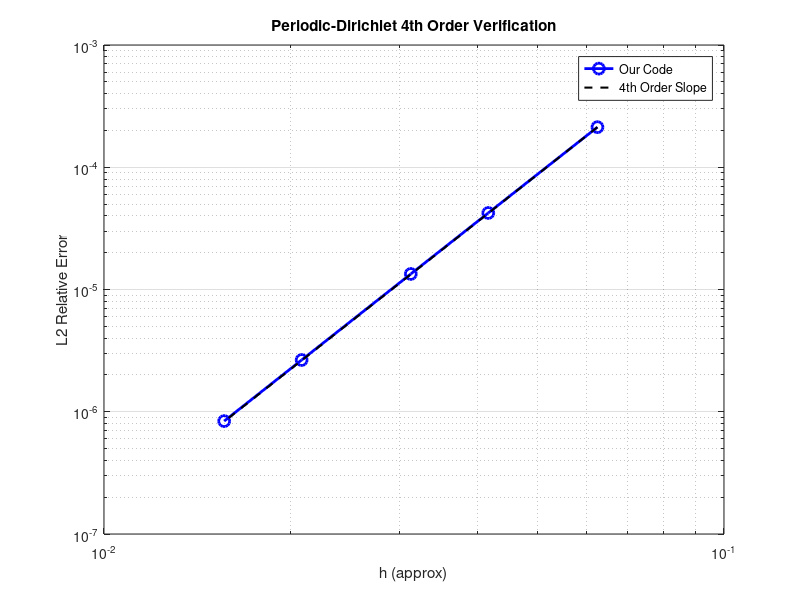

The MATLAB source for this figure:
function run_periodic_test()
%% 1D-like 2D Poisson Test (Final Fixed Version)
% 目的：消除角点干扰 + 修复网格步长定义的冲突
% 修正点：X方向 hx = L/N (周期); Y方向 hy = L/(N-1) (Dirichlet)

clear; clc; close all;

L = 1.0;
grid_sizes = [16, 24, 32, 48, 64]; 
errors = zeros(length(grid_sizes), 1);

fprintf('============================================================\n');
fprintf('Periodic-Dirichlet Poisson Verification (h_x != h_y)\n');
fprintf('============================================================\n');

for k = 1:length(grid_sizes)
    N = grid_sizes(k);
    
    % --- 关键修正：分离步长 ---
    hx = L / N;       % 周期性：N 个点不包含终点 L
    hy = L / (N - 1); % Dirichlet：N 个点包含终点 L
    
    % --- 1. 构建算子 ---
    I = speye(N);
    e = ones(N,1);
    
    % A. X方向：周期性 4 阶二阶导 (Dxx_Per)
    % 系数: [-1/12, 4/3, -5/2, 4/3, -1/12]
    d0 = (-5/2)*e; d1 = (4/3)*e; d2 = (-1/12)*e;
    Dxx_Per = spdiags([d2 d1 d0 d1 d2], -2:2, N, N);
    % 补角 (周期性 wrap-around)
    Dxx_Per(1, N-1:N) = [-1/12, 4/3]; Dxx_Per(2, N) = -1/12;
    Dxx_Per(N, 1:2) = [4/3, -1/12];   Dxx_Per(N-1, 1) = -1/12;
    
    Dxx_Per = Dxx_Per / hx^2; % <--- 使用 hx
    
    % B. Y方向：Dirichlet 4 阶二阶导 (Dyy_Dir)
    % 系数同上，但边界不同
    C2_D = spdiags([d2, d1, d0, d1, d2], -2:2, N, N);
    
    % Ghost Point 修正 (u0 = -u2) -> 适用于 sin(pi*y) 这种边界为0且反对称的函数
    % 系数: [16, -29, 16, -1, 0] / 12
    C2_D(2, 1:5) = [16, -29, 16, -1, 0] / 12; 
    C2_D(N-1, N-4:N) = fliplr(C2_D(2, 1:5));
    
    % 边界行置位 (稍后会被 apply_bc_lifting 覆盖，但保持矩阵结构完整)
    C2_D(1,:) = 0; C2_D(1,1) = 1; 
    C2_D(N,:) = 0; C2_D(N,N) = 1; 
    
    Dyy_Dir = C2_D / hy^2; % <--- 使用 hy
    
    % C. 组装 2D 拉普拉斯
    % X是Outer，Y是Inner
    % Lp = Dxx(X) + Dyy(Y)
    Lp = kron(Dxx_Per, I) + kron(I, Dyy_Dir);
    
    % --- 2. 构造真解 ---
    % X: 0 ~ L-hx (周期性，不含 L)
    % Y: 0 ~ L    (Dirichlet，含 L)
    x_1d = linspace(0, L-hx, N); 
    y_1d = linspace(0, L, N);   
    [X, Y] = meshgrid(x_1d, y_1d);
    
    % 真解: u = sin(2*pi*x) * sin(pi*y)
    u_ex = sin(2*pi*X) .* sin(pi*Y);
    
    % 源项 f = -Delta u = -(u_xx + u_yy)
    % u_xx = -4*pi^2 * u
    % u_yy = -pi^2 * u
    % f = -(-4pi^2 - pi^2)u = 5*pi^2 * u
    f_ex = 5 * pi^2 * u_ex;
    
    % --- 3. 边界处理 ---
    % Dirichlet 边界在 Y=0 (Row 1) 和 Y=L (Row N)
    idx_bot = 1:N:(N*N);
    idx_top = N:N:(N*N);
    idx_bd = [idx_bot, idx_top]';
    
    % 应用边界 (Lifting)
    u_bd_vals = u_ex(idx_bd); % 理论上全是 0
    
    A_sys = -Lp;
    b_rhs = f_ex(:);
    
    [A_BC, b_mod] = apply_bc_lifting(A_sys, b_rhs, idx_bd, u_bd_vals);
    
    % --- 4. 求解 ---
    u_sol = A_BC \ b_mod;
    
    % --- 5. 误差 ---
    err = norm(u_sol - u_ex(:)) / norm(u_ex(:));
    errors(k) = err;
    
    fprintf('Grid %dx%d: Error = %.4e\n', N, N, err);
end

% --- 绘图 ---
h_vals = L ./ grid_sizes; % 作图用的参考 h
figure('Color','w');
loglog(h_vals, errors, 'b-o', 'LineWidth', 2, 'MarkerSize', 8); hold on;
loglog(h_vals, errors(1)*(h_vals/h_vals(1)).^4, 'k--', 'LineWidth', 1.5, 'DisplayName', '4th Order Ref');
grid on; xlabel('h (approx)'); ylabel('L2 Relative Error'); 
title('Periodic-Dirichlet 4th Order Verification');
legend('Our Code', '4th Order Slope', 'Location', 'best');

grid_ratios = grid_sizes(2:end) ./ grid_sizes(1:end-1);
error_ratios = errors(1:end-1) ./ errors(2:end);
% Rate = log(Error_Ratio) / log(Grid_Ratio)
rates = log(error_ratios) ./ log(grid_ratios');

fprintf('\n--- Corrected Convergence Rates ---\n');
disp(rates);

end

function [A_mod, b_mod] = apply_bc_lifting(A, b, idx_bd, u_bd_vals)
    [n, ~] = size(A);
    u_known = zeros(n, 1);
    u_known(idx_bd) = u_bd_vals;
    
    % 移项修正：把边界值对内部的贡献移到 RHS
    b_mod = b - A * u_known;
    
    I = speye(n);
    d = ones(n, 1); d(idx_bd) = 0; 
    D = spdiags(d, 0, n, n);
    
    % 矩阵置1
    A_mod = D * A + (I - D);
    
    % RHS 边界强制赋值
    b_mod(idx_bd) = u_bd_vals;
end